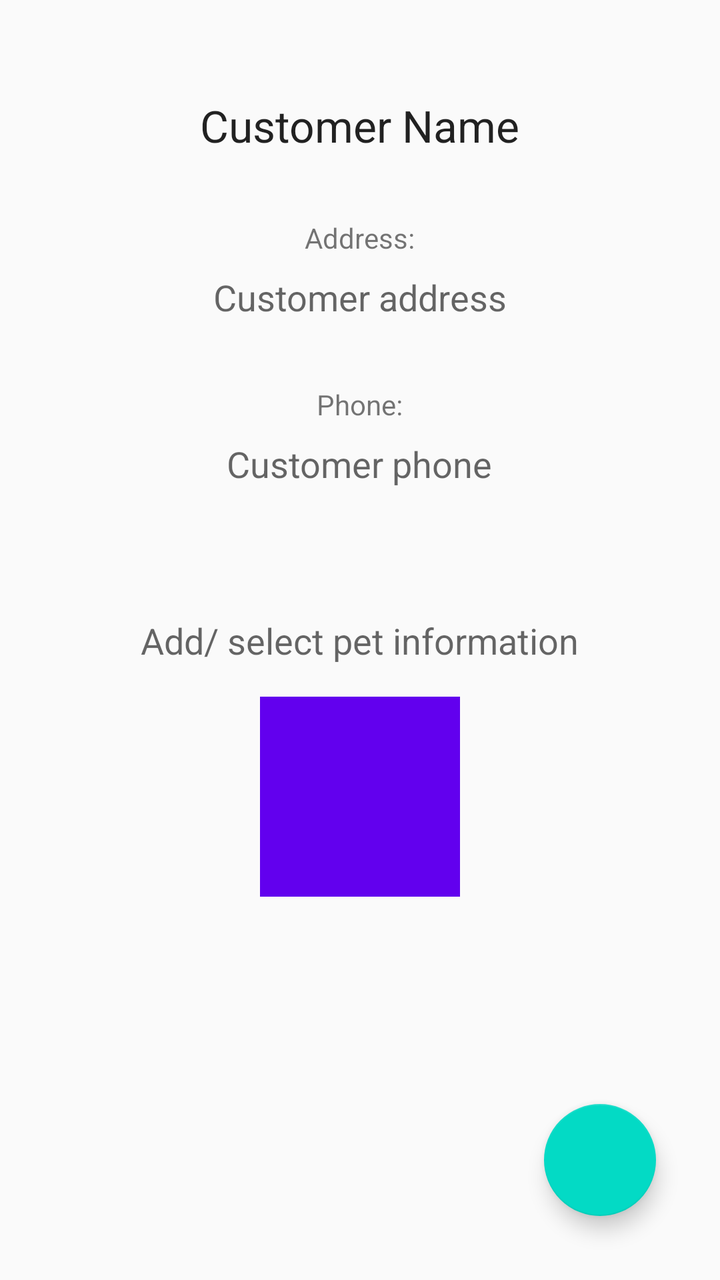
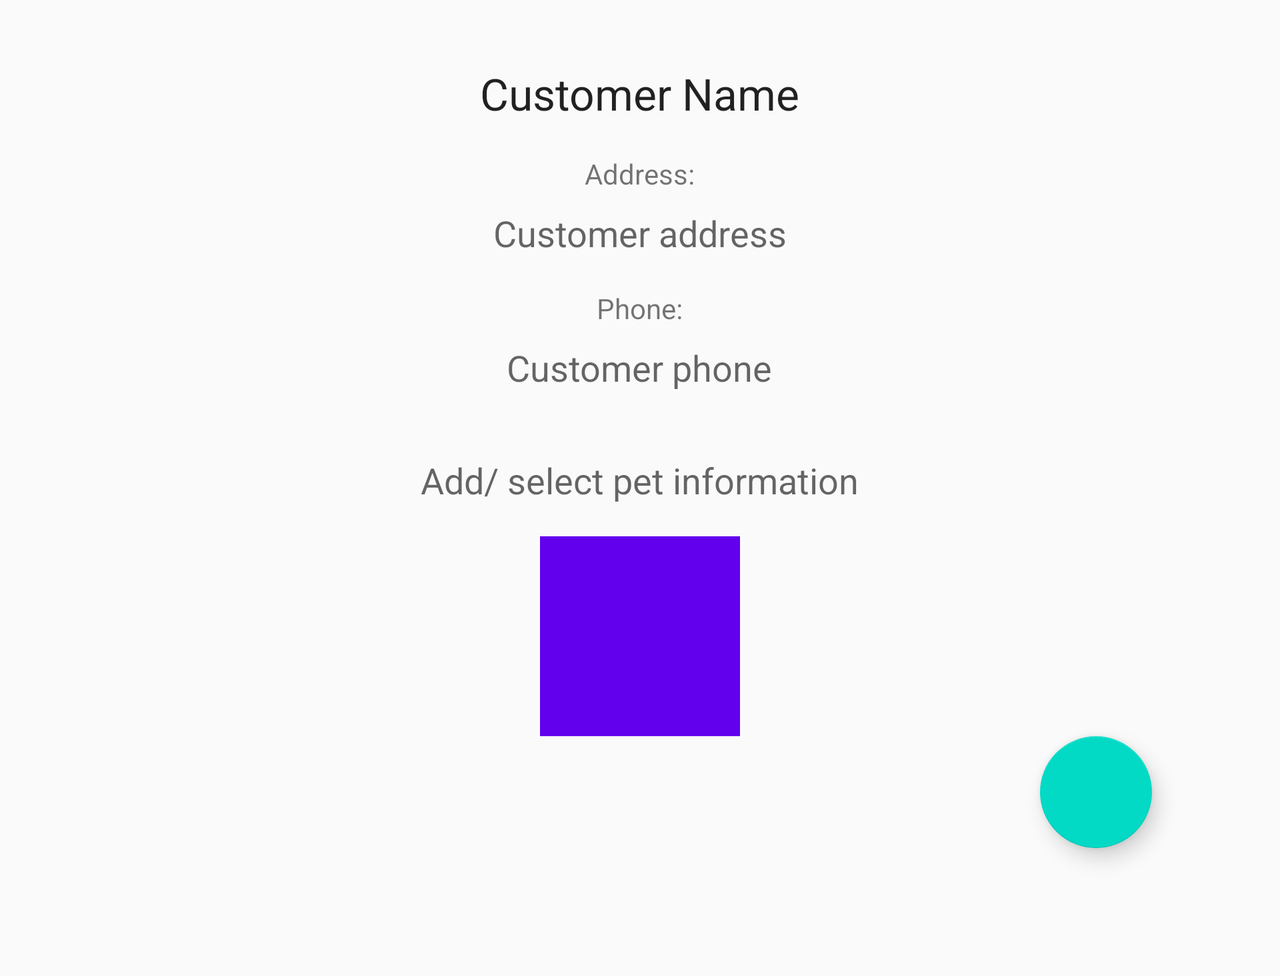

The same Android screen from two of the app's own layout files: first res/layout/ as a phone draws it, then the repository's variant for another configuration, drawn on a device whose configuration selects that folder. Both files follow.
<!-- AndroidManifest.xml: application theme AppTheme -->
<!-- res/layout/activity_customer_details.xml -->
<?xml version="1.0" encoding="utf-8"?>
<androidx.constraintlayout.widget.ConstraintLayout xmlns:android="http://schemas.android.com/apk/res/android"
    xmlns:app="http://schemas.android.com/apk/res-auto"
    xmlns:tools="http://schemas.android.com/tools"
    android:layout_width="match_parent"
    android:layout_height="match_parent"
    tools:context=".Activity.CustomerDetailsActivity">

    <LinearLayout
        android:layout_width="match_parent"
        android:layout_height="match_parent"
        android:layout_margin="32dp"
        android:orientation="vertical"
        app:layout_constraintEnd_toEndOf="parent"
        app:layout_constraintStart_toStartOf="parent"
        app:layout_constraintTop_toTopOf="parent">

        <TextView
            android:id="@+id/textView_customer_name"
            android:layout_width="wrap_content"
            android:layout_height="wrap_content"
            android:layout_gravity="center"
            android:layout_marginTop="16dp"
            android:text="Customer Name"
            android:textAppearance="@style/TextAppearance.AppCompat.Large" />

        <TextView
            android:layout_width="wrap_content"
            android:layout_height="wrap_content"
            android:layout_gravity="center"
            android:layout_marginTop="32dp"
            android:text="Address:" />

        <TextView
            android:id="@+id/textView_customer_address"
            android:layout_width="wrap_content"
            android:layout_height="wrap_content"
            android:layout_gravity="center"
            android:layout_marginTop="8dp"
            android:text="Customer address"
            android:textAppearance="@style/TextAppearance.AppCompat.Medium" />

        <TextView
            android:layout_width="wrap_content"
            android:layout_height="wrap_content"
            android:layout_gravity="center"
            android:layout_marginTop="32dp"
            android:text="Phone:" />

        <TextView
            android:id="@+id/textView_customer_phone"
            android:layout_width="wrap_content"
            android:layout_height="wrap_content"
            android:layout_gravity="center"
            android:layout_marginTop="8dp"
            android:text="Customer phone"
            android:textAppearance="@style/TextAppearance.AppCompat.Medium"/>


        <TextView
            android:id="@+id/textView_pet_information"
            android:layout_width="wrap_content"
            android:layout_height="wrap_content"
            android:layout_gravity="center"
            android:layout_marginTop="64dp"
            android:text="Add/ select pet information"
            android:textAppearance="@style/TextAppearance.AppCompat.Medium"/>

        <ImageButton
            android:id="@+id/imageButton_pet"
            android:layout_width="100dp"
            android:layout_height="100dp"
            android:layout_gravity="center"
            android:layout_marginTop="16dp"
            android:background="@color/colorPrimary"
            android:scaleType="fitXY"
            android:src="@drawable/ic_pet"/>

    </LinearLayout>


    <com.google.android.material.floatingactionbutton.FloatingActionButton
        android:id="@+id/fab_customer_edit"
        android:layout_width="wrap_content"
        android:layout_height="wrap_content"
        android:layout_margin="32dp"
        android:src="@drawable/ic_edit"
        app:layout_constraintBottom_toBottomOf="parent"
        app:layout_constraintEnd_toEndOf="parent" />

</androidx.constraintlayout.widget.ConstraintLayout>
<!-- resources referenced by this layout -->
<resources>
  <color name="colorPrimary">#6200EE</color>
  <style name="AppTheme" parent="Theme.AppCompat.Light.DarkActionBar">
          
          <item name="colorPrimary">@color/colorPrimary</item>
          <item name="colorPrimaryDark">@color/colorPrimaryDark</item>
          <item name="colorAccent">@color/colorAccent</item>
      </style>
  <color name="colorPrimaryDark">#3700B3</color>
  <color name="colorAccent">#03DAC5</color>
</resources>
<!-- res/layout-land/activity_customer_details.xml (the repository's variant of the layout above) -->
<!-- drawn on the phone turned sideways -->
<?xml version="1.0" encoding="utf-8"?>
<ScrollView xmlns:android="http://schemas.android.com/apk/res/android"
    xmlns:tools="http://schemas.android.com/tools"
    android:layout_width="match_parent"
    android:layout_height="match_parent"
    android:layout_margin="32dp"
    tools:context=".Activity.CustomerDetailsActivity">


    <LinearLayout
        android:layout_width="match_parent"
        android:layout_height="match_parent"
        android:orientation="vertical">

        <TextView
            android:id="@+id/textView_customer_name"
            android:layout_width="wrap_content"
            android:layout_height="wrap_content"
            android:layout_gravity="center"
            android:text="Customer Name"
            android:textAppearance="@style/TextAppearance.AppCompat.Large" />

        <TextView
            android:layout_width="wrap_content"
            android:layout_height="wrap_content"
            android:layout_gravity="center"
            android:layout_marginTop="16dp"
            android:text="Address:" />

        <TextView
            android:id="@+id/textView_customer_address"
            android:layout_width="wrap_content"
            android:layout_height="wrap_content"
            android:layout_gravity="center"
            android:layout_marginTop="8dp"
            android:text="Customer address"
            android:textAppearance="@style/TextAppearance.AppCompat.Medium" />

        <TextView
            android:layout_width="wrap_content"
            android:layout_height="wrap_content"
            android:layout_gravity="center"
            android:layout_marginTop="16dp"
            android:text="Phone:" />

        <TextView
            android:id="@+id/textView_customer_phone"
            android:layout_width="wrap_content"
            android:layout_height="wrap_content"
            android:layout_gravity="center"
            android:layout_marginTop="8dp"
            android:text="Customer phone"
            android:textAppearance="@style/TextAppearance.AppCompat.Medium" />


        <TextView
            android:id="@+id/textView_pet_information"
            android:layout_width="wrap_content"
            android:layout_height="wrap_content"
            android:layout_gravity="center"
            android:layout_marginTop="32dp"
            android:text="Add/ select pet information"
            android:textAppearance="@style/TextAppearance.AppCompat.Medium" />

        <ImageButton
            android:id="@+id/imageButton_pet"
            android:layout_width="100dp"
            android:layout_height="100dp"
            android:layout_gravity="center"
            android:layout_marginTop="16dp"
            android:background="@color/colorPrimary"
            android:scaleType="fitXY"
            android:src="@drawable/ic_pet" />

        <com.google.android.material.floatingactionbutton.FloatingActionButton
            android:id="@+id/fab_customer_edit"
            android:layout_width="wrap_content"
            android:layout_height="wrap_content"
            android:layout_gravity="bottom|end"
            android:layout_marginRight="32dp"
            android:layout_marginBottom="32dp"
            android:src="@drawable/ic_edit" />
    </LinearLayout>


</ScrollView>
